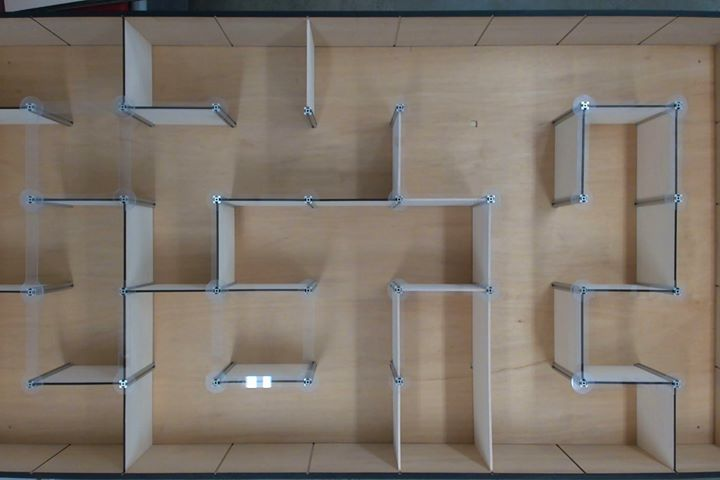
#> input picture Vision/maze.jpg, 720 x 480 px
$ python perspective.py
#> lines starting #> are read from the running program, lines starting #| are printed output that depends on the picture
import cv2
import numpy as np
from matplotlib import pyplot as plt

img = cv2.imread('maze.jpg')
#> img is the input picture: shape (480, 720, 3); mean B, G, R 107.5, 117.5, 127.3
rows,cols,ch = img.shape
#> rows = 480; cols = 720; ch = 3

pts1 = np.float32([[56,65],[368,52],[28,387],[389,390]])
pts2 = np.float32([[0,0],[300,0],[0,300],[300,300]])

M = cv2.getPerspectiveTransform(pts1,pts2)

dst = cv2.warpPerspective(img,M,(300,300))
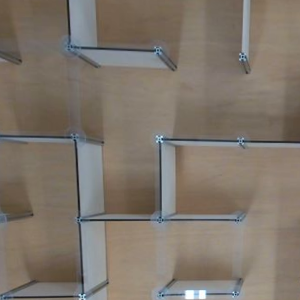
#> dst: shape (300, 300, 3); mean B, G, R 107.1, 117.4, 126.8

plt.subplot(121),plt.imshow(img),plt.title('Input')
plt.subplot(122),plt.imshow(dst),plt.title('Output')
plt.show()
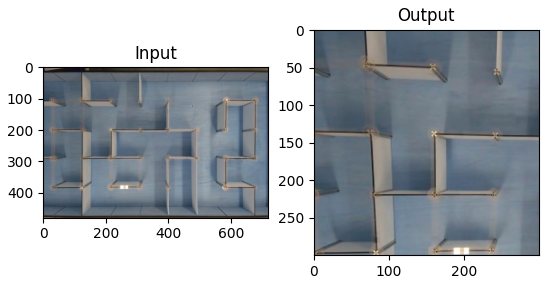
#> figure drawn by matplotlib, 2 panels; B, G, R data is drawn as R, G, B

$ run again, with Vision/perspective.jpg copied over Vision/maze.jpg
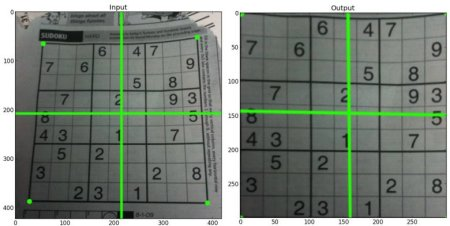
#> input picture Vision/perspective.jpg, 450 x 226 px
#> img is the input picture: shape (226, 450, 3); mean B, G, R 119.6, 128.8, 119.9
#> `dst = cv2.warpPerspective(img,M,(300,300))`:
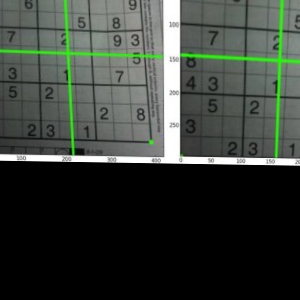
#> dst: shape (300, 300, 3); mean B, G, R 57, 63.3, 57.1
#> `plt.show()`:
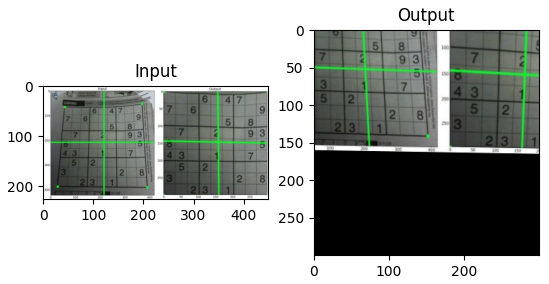
#> figure drawn by matplotlib, 2 panels; B, G, R data is drawn as R, G, B
